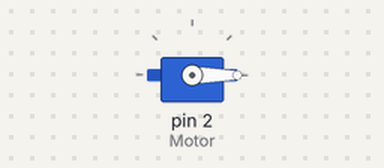
Recording of a sketch running on a simulated Arduino Uno, built with avr-gcc and run on an emulated ATmega328P. On the bench: servo.

Above: at 0.05 s.
Timing chart, 0 to 4.6 s (numbered marks = the images above):
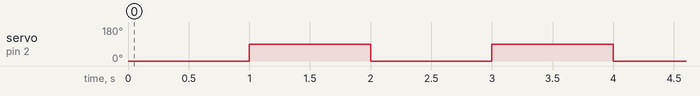

The sketch:

servo-motor.ino
```cpp
#include <Servo.h>

#define Motor 2

Servo S1;

void setup ()
{
  S1.attach ( Motor );
}

void loop ()
{
  S1.write ( 0 );
  delay (1000);

  S1.write ( 90 );
  delay (1000);

}
```

Measured:
- by itself, servo on pin 2 (Motor): alternates 90° for 1.0 s and 0° for 1.0 s
